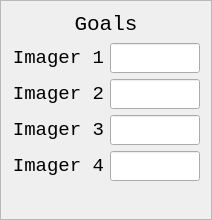
              <widget class="QFrame" name="goals_frame">
               <property name="minimumSize">
                <size>
                 <width>0</width>
                 <height>220</height>
                </size>
               </property>
               <property name="maximumSize">
                <size>
                 <width>16777215</width>
                 <height>220</height>
                </size>
               </property>
               <property name="frameShape">
                <enum>QFrame::StyledPanel</enum>
               </property>
               <property name="frameShadow">
                <enum>QFrame::Raised</enum>
               </property>
               <layout class="QVBoxLayout" name="verticalLayout_6">
                <item>
                 <widget class="QLabel" name="goals_label">
                  <property name="font">
                   <font>
                    <family>Monospace</family>
                    <pointsize>16</pointsize>
                   </font>
                  </property>
                  <property name="text">
                   <string>Goals</string>
                  </property>
                  <property name="alignment">
                   <set>Qt::AlignCenter</set>
                  </property>
                 </widget>
                </item>
                <item>
                 <layout class="QGridLayout" name="pixels_layout">
                  <item row="0" column="1">
                   <widget class="QLineEdit" name="goal_value_1">
                    <property name="minimumSize">
                     <size>
                      <width>90</width>
                      <height>30</height>
                     </size>
                    </property>
                    <property name="maximumSize">
                     <size>
                      <width>90</width>
                      <height>30</height>
                     </size>
                    </property>
                    <property name="font">
                     <font>
                      <family>Monospace</family>
                      <pointsize>14</pointsize>
                     </font>
                    </property>
                   </widget>
                  </item>
                  <item row="2" column="1">
                   <widget class="QLineEdit" name="goal_value_3">
                    <property name="minimumSize">
                     <size>
                      <width>90</width>
                      <height>30</height>
                     </size>
                    </property>
                    <property name="maximumSize">
                     <size>
                      <width>90</width>
                      <height>30</height>
                     </size>
                    </property>
                    <property name="font">
                     <font>
                      <family>Monospace</family>
                      <pointsize>14</pointsize>
                     </font>
                    </property>
                   </widget>
                  </item>
                  <item row="1" column="1">
                   <widget class="QLineEdit" name="goal_value_2">
                    <property name="minimumSize">
                     <size>
                      <width>90</width>
                      <height>30</height>
                     </size>
                    </property>
                    <property name="maximumSize">
                     <size>
                      <width>90</width>
                      <height>30</height>
                     </size>
                    </property>
                    <property name="font">
                     <font>
                      <family>Monospace</family>
                      <pointsize>14</pointsize>
                     </font>
                    </property>
                   </widget>
                  </item>
                  <item row="0" column="0">
                   <widget class="QLabel" name="goal_name_1">
                    <property name="minimumSize">
                     <size>
                      <width>20</width>
                      <height>0</height>
                     </size>
                    </property>
                    <property name="font">
                     <font>
                      <family>Monospace</family>
                      <pointsize>14</pointsize>
                     </font>
                    </property>
                    <property name="text">
                     <string>Imager 1</string>
                    </property>
                    <property name="alignment">
                     <set>Qt::AlignRight|Qt::AlignTrailing|Qt::AlignVCenter</set>
                    </property>
                   </widget>
                  </item>
                  <item row="1" column="0">
                   <widget class="QLabel" name="goal_name_2">
                    <property name="minimumSize">
                     <size>
                      <width>20</width>
                      <height>0</height>
                     </size>
                    </property>
                    <property name="font">
                     <font>
                      <family>Monospace</family>
                      <pointsize>14</pointsize>
                     </font>
                    </property>
                    <property name="text">
                     <string>Imager 2</string>
                    </property>
                    <property name="alignment">
                     <set>Qt::AlignRight|Qt::AlignTrailing|Qt::AlignVCenter</set>
                    </property>
                   </widget>
                  </item>
                  <item row="2" column="0">
                   <widget class="QLabel" name="goal_name_3">
                    <property name="minimumSize">
                     <size>
                      <width>20</width>
                      <height>0</height>
                     </size>
                    </property>
                    <property name="font">
                     <font>
                      <family>Monospace</family>
                      <pointsize>14</pointsize>
                     </font>
                    </property>
                    <property name="text">
                     <string>Imager 3</string>
                    </property>
                    <property name="alignment">
                     <set>Qt::AlignRight|Qt::AlignTrailing|Qt::AlignVCenter</set>
                    </property>
                   </widget>
                  </item>
                  <item row="3" column="0">
                   <widget class="QLabel" name="goal_name_4">
                    <property name="minimumSize">
                     <size>
                      <width>20</width>
                      <height>0</height>
                     </size>
                    </property>
                    <property name="font">
                     <font>
                      <family>Monospace</family>
                      <pointsize>14</pointsize>
                     </font>
                    </property>
                    <property name="text">
                     <string>Imager 4</string>
                    </property>
                    <property name="alignment">
                     <set>Qt::AlignRight|Qt::AlignTrailing|Qt::AlignVCenter</set>
                    </property>
                   </widget>
                  </item>
                  <item row="3" column="1">
                   <widget class="QLineEdit" name="goal_value_4">
                    <property name="minimumSize">
                     <size>
                      <width>90</width>
                      <height>30</height>
                     </size>
                    </property>
                    <property name="maximumSize">
                     <size>
                      <width>90</width>
                      <height>30</height>
                     </size>
                    </property>
                    <property name="font">
                     <font>
                      <family>Monospace</family>
                      <pointsize>14</pointsize>
                     </font>
                    </property>
                   </widget>
                  </item>
                 </layout>
                </item>
                <item>
                 <spacer name="goals_spacer">
                  <property name="orientation">
                   <enum>Qt::Vertical</enum>
                  </property>
                  <property name="sizeHint" stdset="0">
                   <size>
                    <width>20</width>
                    <height>40</height>
                   </size>
                  </property>
                 </spacer>
                </item>
               </layout>
              </widget>
